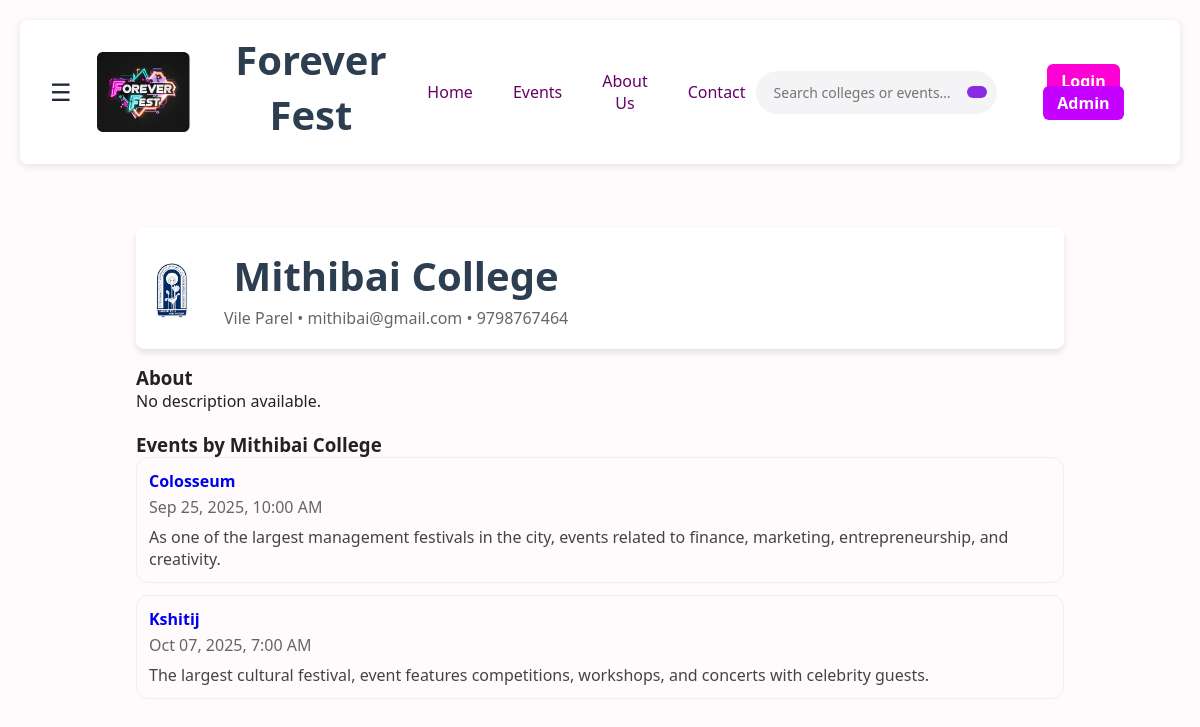
/colleges/COL0004/, run on the app's committed database.
### colleges/models.py (models this page shows, shortened)
class College(models.Model):
    college_id  = models.CharField(max_length=20, primary_key=True, unique=True, default=generate_college_id)
    name        = models.CharField(max_length=100, unique=True)
    contact_no  = models.CharField(max_length=15, blank=True, null=True)
    email       = models.EmailField(max_length=120, blank=True, null=True)
    location    = models.CharField(max_length=120, blank=True, null=True)
    owner_admin = models.OneToOneField(
    AdminProfile, on_delete=models.CASCADE, related_name='college',
    null=True, blank=True
    )
    logo  = models.ImageField(upload_to="college_logos/",blank=True,null=True)
    created_at = models.DateTimeField(auto_now_add=True)

### events/models.py (models this page shows, shortened)
class Event(models.Model):
    image_url = models.CharField(max_length=255, blank=True)
    event_id = models.CharField(primary_key=True, max_length=20, default=generate_event_id)
    college = models.ForeignKey(College,to_field="college_id", db_column="college_id",on_delete=models.CASCADE, related_name="events",)
    title = models.CharField(max_length=80)
    description = models.TextField(blank=True)
    date_time = models.DateTimeField(null=True, blank=True)
    location = models.CharField(max_length=120, blank=True)
    created_by = models.ForeignKey(AdminProfile,to_field="admin_id",db_column="created_by",on_delete=models.SET_NULL,null=True,blank=True,related_name="created_events",)
    class Meta:
        db_table = "events"

### colleges/views.py (the view)
# urls.py: path("<str:college_id>/", views.college_detail, name="college_detail"),
def college_detail(request, college_id):
    college = get_object_or_404(College, college_id=college_id)
    try:
        events_qs = college.events.all()        # if Event FK uses related_name='events'
    except Exception:
        events_qs = Event.objects.filter(college=college)  # fallback
    context = {
        "college": college,
        "events": events_qs.order_by("date_time")  # adjust field name if needed
    }
    return render(request, "colleges/college_detail.html", context)

### colleges/templates/colleges/college_detail.html (shortened to what this page needs)
{% extends "accounts/base.html" %}
{% load static %}
{% block content %}
<div class="container" style="max-width: 960px; margin: 0 auto; padding: 24px 16px;">
  <header style="display:flex; gap:16px; align-items:center; margin-bottom:16px;">
    {% if college.logo %}
      <img src="{{ college.logo.url }}" alt="{{ college.name }}" style="width:72px;height:72px;object-fit:cover;border-radius:12px;">
    {% endif %}
    <div>
      <h1 style="margin:0;">{{ college.name }}</h1>
      <p style="margin:4px 0 0; color:#666;">
        {{ college.location }}{% if college.email %} • {{ college.email }}{% endif %}{% if college.contact_no %} • {{ college.contact_no }}{% endif %}
      </p>
    </div>
  </header>
  <section style="margin-bottom:20px;">
    <h3>About</h3>
    <p>{{ college.description|default:"No description available." }}</p>
  </section>
  <section>
    <h3>Events by {{ college.name }}</h3>
    {% if events %}
      <div style="display:grid; gap:12px;">
        {% for e in events %}
          <div style="border:1px solid #eee; border-radius:12px; padding:12px;">
            <h4 style="margin:0 0 4px;">
              <a href="{% url 'events:event_detail' e.event_id %}">{{ e.title }}</a>
            </h4>
            <p style="margin:0; color:#666;">
              {{ e.date_time|date:"M d, Y, g:i A" }}
            </p>
            {% if e.description %}
              <p style="margin:8px 0 0; color:#444;">{{ e.description|truncatechars:160 }}</p>
            {% endif %}
          </div>
        {% endfor %}
      </div>
    {% else %}
      <p>No events listed yet.</p>
    {% endif %}
  </section>
</div>
{% endblock %}

### static/css/style.css (style rules this page uses)
body { font-family: 'Inter', sans-serif; margin: 0; padding: 0; background: #fffafc; }
body { background: #F7F8FC; }
a { text-decoration: none; }
body, html { height: 100%; margin: 0; }
:root { --primary-color: #2c3e50; --secondary-color: #3498db; --accent-color: #e74c3c; --light-color: #f5f7fa; --dark-color: #2c4e50; --shadow: 0 4px 6px rgba(0,0,0,.1); --radius: 8px; --page-max-width: 1200px; }
* { margin: 0; padding: 0; box-sizing: border-box; font-family: 'Segoe UI', Tahoma, Geneva, Verdana, sans-serif; }
body { background: var(--light-color); color: var(--dark-color); padding: 20px; }
header { text-align: center; margin-bottom: 40px; padding: 20px 0; background: #fff; box-shadow: var(--shadow); border-radius: var(--radius); }
h1 { color: var(--primary-color); font-size: 2.5rem; margin-bottom: 10px; }
body { margin: 0; font-family: 'Inter', sans-serif; background: #fffafc; color: #222; }

### data on the page
College: logo (picture), name "Mithibai College", location "Vile Parel", email "mithibai@gmail.com", contact_no "9798767464"
Event: title "Colosseum", date_time "Sep 25, 2025, 10:00 AM", description "As one of the largest management festivals in the city, events related to finance, marketing, entrepreneurship, and creativity."
Event: title "Kshitij", date_time "Oct 07, 2025, 7:00 AM", description "The largest cultural festival, event features competitions, workshops, and concerts with celebrity guests."

### other printed values
{{ college.description|default:"No description available." }} "No description available."
